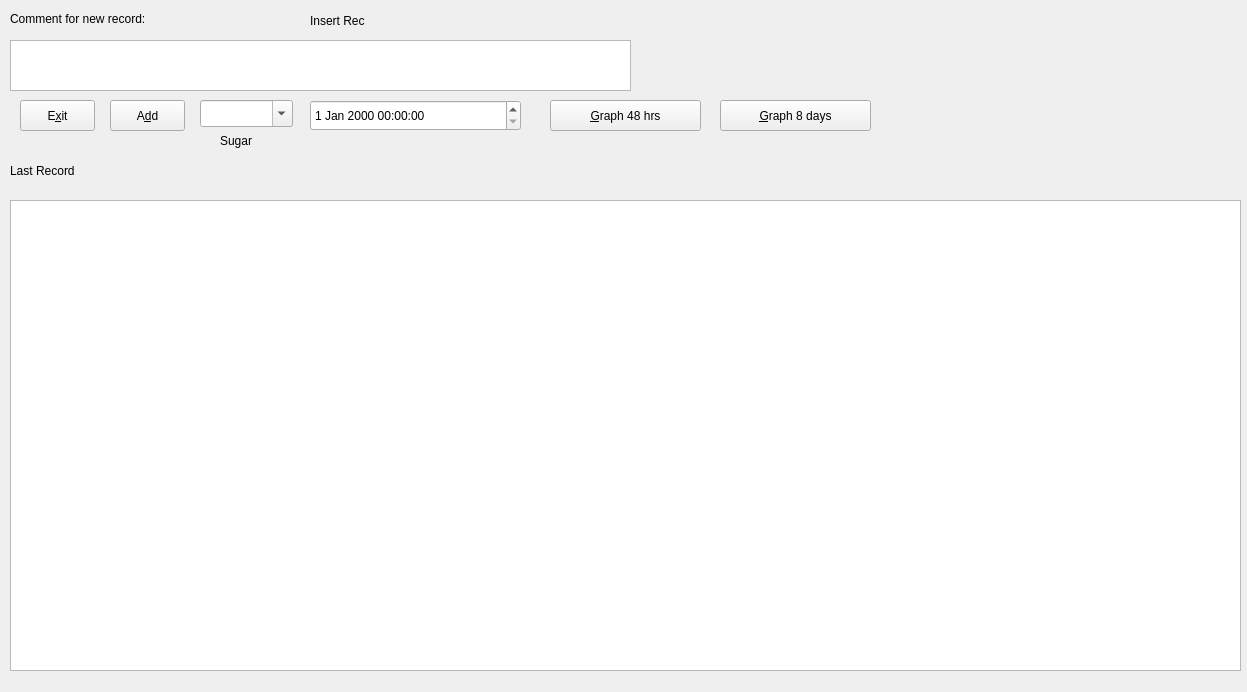
<?xml version="1.0" encoding="UTF-8"?>
<ui version="4.0">
 <class>Sugar</class>
 <widget class="QWidget" name="Sugar">
  <property name="geometry">
   <rect>
    <x>0</x>
    <y>0</y>
    <width>1247</width>
    <height>692</height>
   </rect>
  </property>
  <property name="sizePolicy">
   <sizepolicy hsizetype="Fixed" vsizetype="Fixed">
    <horstretch>0</horstretch>
    <verstretch>0</verstretch>
   </sizepolicy>
  </property>
  <property name="maximumSize">
   <size>
    <width>1247</width>
    <height>692</height>
   </size>
  </property>
  <property name="windowTitle">
   <string>Sugar</string>
  </property>
  <widget class="QLabel" name="lblLastRec">
   <property name="geometry">
    <rect>
     <x>10</x>
     <y>160</y>
     <width>95</width>
     <height>21</height>
    </rect>
   </property>
   <property name="text">
    <string>Last Record</string>
   </property>
  </widget>
  <widget class="QTableView" name="tblViewRec">
   <property name="geometry">
    <rect>
     <x>10</x>
     <y>200</y>
     <width>1231</width>
     <height>471</height>
    </rect>
   </property>
   <property name="sizePolicy">
    <sizepolicy hsizetype="Expanding" vsizetype="Expanding">
     <horstretch>0</horstretch>
     <verstretch>0</verstretch>
    </sizepolicy>
   </property>
   <attribute name="horizontalHeaderDefaultSectionSize">
    <number>200</number>
   </attribute>
   <attribute name="horizontalHeaderMinimumSectionSize">
    <number>50</number>
   </attribute>
   <attribute name="horizontalHeaderStretchLastSection">
    <bool>true</bool>
   </attribute>
   <attribute name="verticalHeaderDefaultSectionSize">
    <number>30</number>
   </attribute>
   <attribute name="verticalHeaderMinimumSectionSize">
    <number>20</number>
   </attribute>
  </widget>
  <widget class="QLabel" name="lblComment">
   <property name="geometry">
    <rect>
     <x>10</x>
     <y>8</y>
     <width>209</width>
     <height>21</height>
    </rect>
   </property>
   <property name="text">
    <string>Comment for new record:</string>
   </property>
  </widget>
  <widget class="QPlainTextEdit" name="txtComment">
   <property name="geometry">
    <rect>
     <x>10</x>
     <y>40</y>
     <width>621</width>
     <height>51</height>
    </rect>
   </property>
   <property name="plainText">
    <string/>
   </property>
  </widget>
  <widget class="QPushButton" name="btnInsert">
   <property name="geometry">
    <rect>
     <x>110</x>
     <y>100</y>
     <width>75</width>
     <height>31</height>
    </rect>
   </property>
   <property name="text">
    <string>A&amp;dd</string>
   </property>
  </widget>
  <widget class="QComboBox" name="sugarCombo">
   <property name="geometry">
    <rect>
     <x>200</x>
     <y>100</y>
     <width>93</width>
     <height>27</height>
    </rect>
   </property>
   <property name="editable">
    <bool>true</bool>
   </property>
  </widget>
  <widget class="QLabel" name="lblInsert">
   <property name="geometry">
    <rect>
     <x>310</x>
     <y>10</y>
     <width>121</width>
     <height>21</height>
    </rect>
   </property>
   <property name="text">
    <string>Insert Rec</string>
   </property>
  </widget>
  <widget class="QPushButton" name="btnExit">
   <property name="geometry">
    <rect>
     <x>20</x>
     <y>100</y>
     <width>75</width>
     <height>31</height>
    </rect>
   </property>
   <property name="text">
    <string>E&amp;xit</string>
   </property>
  </widget>
  <widget class="QLabel" name="lblSugar">
   <property name="geometry">
    <rect>
     <x>220</x>
     <y>130</y>
     <width>49</width>
     <height>21</height>
    </rect>
   </property>
   <property name="text">
    <string>Sugar</string>
   </property>
  </widget>
  <widget class="QDateTimeEdit" name="dateTimeEdit">
   <property name="geometry">
    <rect>
     <x>310</x>
     <y>100</y>
     <width>211</width>
     <height>31</height>
    </rect>
   </property>
  </widget>
  <widget class="QPushButton" name="btnGraph">
   <property name="geometry">
    <rect>
     <x>550</x>
     <y>100</y>
     <width>151</width>
     <height>31</height>
    </rect>
   </property>
   <property name="text">
    <string>&amp;Graph 48 hrs</string>
   </property>
  </widget>
  <widget class="QPushButton" name="btnGraph_2">
   <property name="geometry">
    <rect>
     <x>720</x>
     <y>100</y>
     <width>151</width>
     <height>31</height>
    </rect>
   </property>
   <property name="text">
    <string>&amp;Graph 8 days</string>
   </property>
  </widget>
 </widget>
 <resources/>
 <connections/>
</ui>
